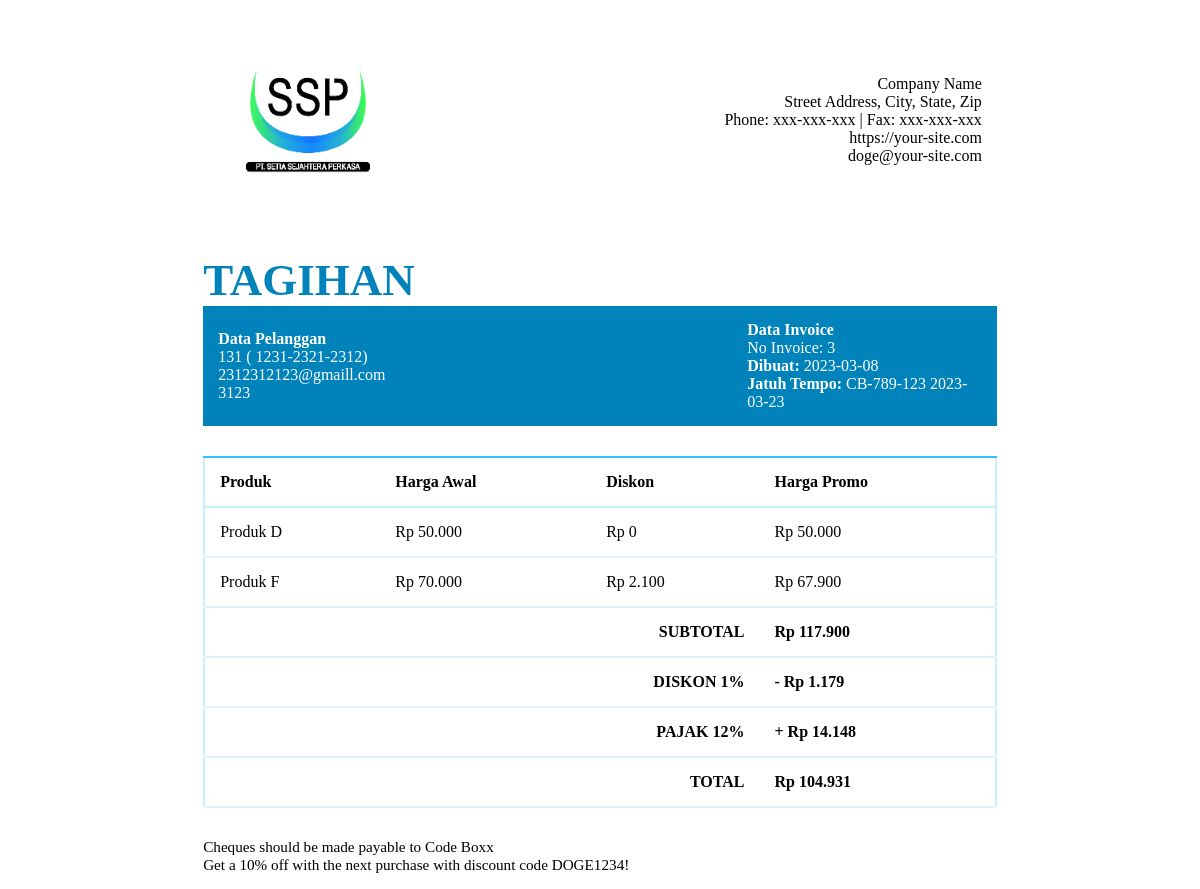
The app's page /detailinvoice.php?id=3 with its own data.
### tables this page shows
CREATE TABLE `invoice` (
  `ID_Invoice` int(11) NOT NULL,
  `ID_Pelanggan` int(11) DEFAULT NULL,
  `Tanggal_Invoice` date DEFAULT NULL,
  `Tanggal_JatuhTempo` date DEFAULT NULL,
  `Subtotal` decimal(10,0) DEFAULT NULL,
  `Pajak` int(3) DEFAULT NULL,
  `Diskon` int(3) DEFAULT NULL,
  `Total` decimal(10,0) DEFAULT NULL,
  PRIMARY KEY (`ID_Invoice`),
  KEY `ID_Pelanggan` (`ID_Pelanggan`)
);

CREATE TABLE `pelanggan` (
  `ID_Pelanggan` int(11) NOT NULL,
  `Nama_Pelanggan` varchar(255) DEFAULT NULL,
  `Email_Pelanggan` varchar(255) DEFAULT NULL,
  `Alamat_Pelanggan` varchar(255) DEFAULT NULL,
  `NoTelp_Pelanggan` varchar(20) DEFAULT NULL,
  PRIMARY KEY (`ID_Pelanggan`)
);

CREATE TABLE `detail_invoice` (
  `ID_Invoice` int(11) NOT NULL,
  `ID_Produk` int(11) NOT NULL,
  `Diskon` int(11) DEFAULT NULL,
  `Harga_Jual` decimal(10,0) DEFAULT NULL,
  `Harga_Promo` varchar(255) DEFAULT NULL,
  PRIMARY KEY (`ID_Produk`,`ID_Invoice`),
  KEY `ID_Invoice` (`ID_Invoice`),
  CONSTRAINT `detail_invoice_ibfk_1` FOREIGN KEY (`ID_Invoice`) REFERENCES `invoice` (`ID_Invoice`) ON DELETE CASCADE ON UPDATE CASCADE
);

CREATE TABLE `produk` (
  `ID_Produk` int(11) NOT NULL,
  `Nama_Produk` varchar(255) DEFAULT NULL,
  `Harga_Produk` decimal(10,0) DEFAULT NULL,
  PRIMARY KEY (`ID_Produk`)
);

### detailinvoice.php (the view, shortened to what this page needs)
<html data-kantu="1">
<?php
require 'controller/koneksi.php';
if (isset($_GET['id']) && filter_var($_GET['id'], FILTER_VALIDATE_INT)) {
  $id = $_GET['id'];
  $query = "SELECT *, subtotal * (Diskon/100) as Total_Diskon, subtotal * (Pajak/100) as Total_Pajak FROM invoice JOIN pelanggan ON invoice.id_pelanggan = pelanggan.id_pelanggan WHERE invoice.id_invoice = $id";
  $data = mysqli_query($conn, $query);
  $invoice = mysqli_fetch_assoc($data);
  $query = "SELECT detail_invoice.*, produk.*, detail_invoice.Harga_Jual - detail_invoice.Harga_Promo AS Total_Diskon
    FROM detail_invoice
    JOIN produk ON detail_invoice.ID_Produk = produk.ID_Produk
    WHERE detail_invoice.id_invoice = $id;
    ";
  $data = mysqli_query($conn, $query);
  function rupiah($number)
  {
    $rupiah = "Rp " . number_format($number, 0, ',', '.');
    return $rupiah;
  }
} else {
  header('Location: 500.html');
}
?>
<head>
</head>
<body>
  <div id="invoice">
    <table id="company">
      <tbody>
        <tr>
          <td><img src="images/logo.png" /></td>
          <td class="right">
            <div>Company Name</div>
            <div>Street Address, City, State, Zip</div>
            <div>Phone: xxx-xxx-xxx | Fax: xxx-xxx-xxx</div>
            <div>https://your-site.com</div>
            <div>doge@your-site.com</div>
          </td>
        </tr>
      </tbody>
    </table>
    <div id="bigi">TAGIHAN</div>
    <table id="billship">
      <tbody>
        <tr>
          <td>
            <strong>Data Pelanggan</strong><br />
            <?php echo $invoice['Nama_Pelanggan']; ?>
            (
            <?php echo $invoice['NoTelp_Pelanggan']; ?>)<br />
            <?php echo $invoice['Email_Pelanggan']; ?><br />
            <?php echo $invoice['Alamat_Pelanggan']; ?><br />
          </td>
          <td></td>
          <td>
            <strong>Data Invoice</strong><br />
            No Invoice:
            <?php echo $invoice['ID_Invoice']; ?><br /><strong>Dibuat:</strong>
            <?php echo $invoice['Tanggal_Invoice']; ?><br /><strong>Jatuh Tempo:</strong> CB-789-123
            <?php echo $invoice['Tanggal_JatuhTempo']; ?><br />
          </td>
        </tr>
      </tbody>
    </table>
    <table id="items">
      <tbody>
        <tr>
          <th>Produk</th>
          <th>Harga Awal</th>
          <th>Diskon</th>
          <th>Harga Promo</th>
        </tr>
        <?php while ($detailinvoice = mysqli_fetch_array($data)) { ?>
          <tr>
            <td>
              <div>
                <?php echo $detailinvoice['Nama_Produk']; ?>
              </div>
            </td>
            <td>
              <?php echo rupiah($detailinvoice['Harga_Jual']); ?>
            </td>
            <td>
              <?php echo rupiah($detailinvoice['Total_Diskon']); ?>
            </td>
            <td>
              <?php echo rupiah($detailinvoice['Harga_Promo']); ?>
            </td>
          </tr>
        <?php }
        ; ?>
        <tr class="ttl">
          <td class="right" colspan="3">SUBTOTAL</td>
          <td>
            <?php echo rupiah($invoice['Subtotal']); ?>
          </td>
        </tr>
        <tr class="ttl">
          <td class="right" colspan="3">DISKON
            <?php echo $invoice['Diskon']; ?>%
          </td>
          <td>
            -
            <?php echo rupiah($invoice['Total_Diskon']); ?>
          </td>
        </tr>
        <tr class="ttl">
          <td class="right" colspan="3">PAJAK
            <?php echo $invoice['Pajak']; ?>%
          </td>
          <td>
            +
            <?php echo rupiah($invoice['Total_Pajak']); ?>
          </td>
        </tr>
        <tr class="ttl">
          <td class="right" colspan="3">TOTAL</td>
          <td>
            <?php echo rupiah($invoice['Total']); ?>
          </td>
        </tr>
      </tbody>
    </table>
    <div id="notes">Cheques should be made payable to Code Boxx<br />Get a 10% off with the next purchase with discount
      code DOGE1234!<br /></div>
  </div>
</body>
</html>

### detailinvoice.php (style rules this page uses)
body { font-family: poppins; padding: 0; margin: 0; }
#invoice { width: 210mm; padding: 15px; margin: 0 auto; }
#billship, #company, #items { width: 100%; border-collapse: collapse; }
#company td, #billship td, #items td, #items th { padding: 15px; }
#company, #billship { margin-bottom: 30px; }
#company img { max-width: 180px; height: auto; }
#bigi { font-size: 45px; font-weight: 700; color: #0083bb; }
#billship { background: #0083bb; color: #fff; }
#billship td { width: 33%; }
#items { border: 2px solid hsl(198, 100%, 89%); }
#items th { text-align: left; border-top: 2px solid hsl(198, 100%, 60%); border-bottom: 2px solid hsl(198, 100%, 89%); }
#items td { border-bottom: 2px solid hsl(198, 100%, 93%); }
.ttl { font-weight: 700; }
.right { text-align: right; }
#notes { margin-top: 30px; font-size: 0.95em; }

### records on screen
invoice: ID_Pelanggan.Nama_Pelanggan "131", ID_Pelanggan.NoTelp_Pelanggan "1231-2321-2312", ID_Pelanggan.Email_Pelanggan "2312312123@gmaill.com", ID_Pelanggan.Alamat_Pelanggan "3123", ID_Invoice "3", Tanggal_Invoice "2023-03-08", Tanggal_JatuhTempo "2023-03-23", Subtotal "Rp 117.900", Diskon "1", Pajak "12", Total "Rp 104.931"
detail_invoice: ID_Produk.Nama_Produk "Produk D", Harga_Jual "Rp 50.000", Total_Diskon "Rp 0", Harga_Promo "Rp 50.000"
detail_invoice: ID_Produk.Nama_Produk "Produk F", Harga_Jual "Rp 70.000", Total_Diskon "Rp 2.100", Harga_Promo "Rp 67.900"

### other values on screen
rupiah($invoice['Total_Diskon']) "Rp 1.179"
rupiah($invoice['Total_Pajak']) "Rp 14.148"
